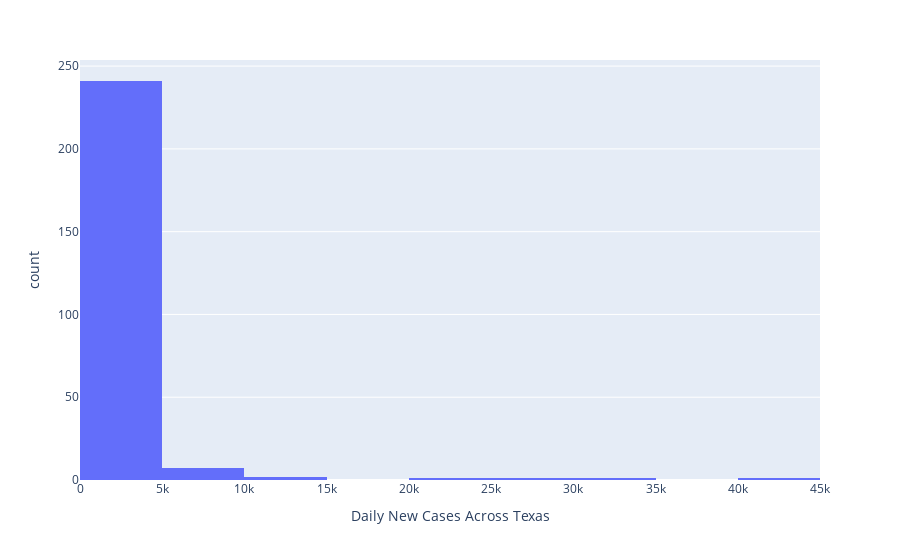

The notebook cell saved with this chart:
### Markdown cell above
## Distribution of Cases
### The distribution for cases appears to be a geometric distribution, it starts out relatively high and goes down,  it has a postive skew kurtosis

### Code cell
TXCountyCasesPlot

### Figure 1 — Plotly figure (JSON) as saved in the notebook; plotly's stock layout.template omitted (floating-point values rounded to 4 significant figures; data arrays with more than 128 entries replaced by an {"elided": "..."} marker saying what was removed)
{"data": [{"alignmentgroup": "True", "bingroup": "x", "hovertemplate": "Daily New Cases Across Texas=%{x}<br>count=%{y}<extra></extra>", "legendgroup": "", "marker": {"color": "#636efa"}, "name": "", "nbinsx": 15, "offsetgroup": "", "orientation": "v", "showlegend": false, "type": "histogram", "x": {"elided": "254 float values"}, "xaxis": "x", "yaxis": "y"}], "layout": {"barmode": "relative", "legend": {"tracegroupgap": 0}, "margin": {"t": 60}, "xaxis": {"anchor": "y", "domain": [0, 1], "title": {"text": "Daily New Cases Across Texas"}}, "yaxis": {"anchor": "x", "domain": [0, 1], "title": {"text": "count"}}}}
